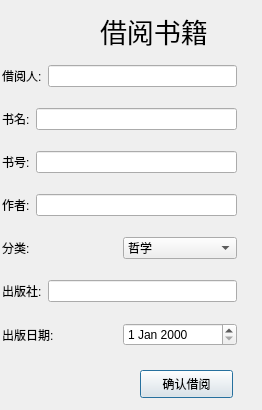
<?xml version="1.0" encoding="UTF-8"?>
<ui version="4.0">
 <class>Dialog</class>
 <widget class="QDialog" name="Dialog">
  <property name="geometry">
   <rect>
    <x>0</x>
    <y>0</y>
    <width>262</width>
    <height>410</height>
   </rect>
  </property>
  <property name="windowTitle">
   <string>Dialog</string>
  </property>
  <widget class="QPushButton" name="pushButton">
   <property name="geometry">
    <rect>
     <x>140</x>
     <y>370</y>
     <width>93</width>
     <height>28</height>
    </rect>
   </property>
   <property name="text">
    <string>确认借阅</string>
   </property>
  </widget>
  <widget class="QLabel" name="label_9">
   <property name="geometry">
    <rect>
     <x>100</x>
     <y>0</y>
     <width>131</width>
     <height>61</height>
    </rect>
   </property>
   <property name="font">
    <font>
     <family>华文行楷</family>
     <pointsize>20</pointsize>
    </font>
   </property>
   <property name="text">
    <string>借阅书籍</string>
   </property>
  </widget>
  <widget class="QWidget" name="">
   <property name="geometry">
    <rect>
     <x>2</x>
     <y>50</y>
     <width>235</width>
     <height>311</height>
    </rect>
   </property>
   <layout class="QVBoxLayout" name="verticalLayout">
    <item>
     <layout class="QHBoxLayout" name="horizontalLayout">
      <item>
       <widget class="QLabel" name="label">
        <property name="text">
         <string>借阅人:</string>
        </property>
       </widget>
      </item>
      <item>
       <widget class="QLineEdit" name="lineEdit_5"/>
      </item>
     </layout>
    </item>
    <item>
     <layout class="QHBoxLayout" name="horizontalLayout_2">
      <item>
       <widget class="QLabel" name="label_2">
        <property name="text">
         <string>书名:</string>
        </property>
       </widget>
      </item>
      <item>
       <widget class="QLineEdit" name="lineEdit"/>
      </item>
     </layout>
    </item>
    <item>
     <layout class="QHBoxLayout" name="horizontalLayout_3">
      <item>
       <widget class="QLabel" name="label_3">
        <property name="text">
         <string>书号:</string>
        </property>
       </widget>
      </item>
      <item>
       <widget class="QLineEdit" name="lineEdit_2"/>
      </item>
     </layout>
    </item>
    <item>
     <layout class="QHBoxLayout" name="horizontalLayout_4">
      <item>
       <widget class="QLabel" name="label_4">
        <property name="text">
         <string>作者:</string>
        </property>
       </widget>
      </item>
      <item>
       <widget class="QLineEdit" name="lineEdit_3"/>
      </item>
     </layout>
    </item>
    <item>
     <layout class="QHBoxLayout" name="horizontalLayout_5">
      <item>
       <widget class="QLabel" name="label_6">
        <property name="text">
         <string>分类:</string>
        </property>
       </widget>
      </item>
      <item>
       <widget class="QComboBox" name="comboBox">
        <item>
         <property name="text">
          <string>哲学</string>
         </property>
        </item>
        <item>
         <property name="text">
          <string>教育</string>
         </property>
        </item>
        <item>
         <property name="text">
          <string>体育</string>
         </property>
        </item>
        <item>
         <property name="text">
          <string>语言文字</string>
         </property>
        </item>
        <item>
         <property name="text">
          <string>艺术</string>
         </property>
        </item>
        <item>
         <property name="text">
          <string>历史</string>
         </property>
        </item>
        <item>
         <property name="text">
          <string>地理</string>
         </property>
        </item>
        <item>
         <property name="text">
          <string>天文学</string>
         </property>
        </item>
        <item>
         <property name="text">
          <string>生物学</string>
         </property>
        </item>
        <item>
         <property name="text">
          <string>医学卫生</string>
         </property>
        </item>
        <item>
         <property name="text">
          <string>农业</string>
         </property>
        </item>
        <item>
         <property name="text">
          <string>军事</string>
         </property>
        </item>
        <item>
         <property name="text">
          <string>社会科学</string>
         </property>
        </item>
        <item>
         <property name="text">
          <string>经济</string>
         </property>
        </item>
        <item>
         <property name="text">
          <string>文化</string>
         </property>
        </item>
        <item>
         <property name="text">
          <string>政治</string>
         </property>
        </item>
       </widget>
      </item>
     </layout>
    </item>
    <item>
     <layout class="QHBoxLayout" name="horizontalLayout_6">
      <item>
       <widget class="QLabel" name="label_7">
        <property name="text">
         <string>出版社:</string>
        </property>
       </widget>
      </item>
      <item>
       <widget class="QLineEdit" name="lineEdit_4"/>
      </item>
     </layout>
    </item>
    <item>
     <layout class="QHBoxLayout" name="horizontalLayout_7">
      <item>
       <widget class="QLabel" name="label_8">
        <property name="text">
         <string>出版日期:</string>
        </property>
       </widget>
      </item>
      <item>
       <widget class="QDateEdit" name="dateEdit"/>
      </item>
     </layout>
    </item>
   </layout>
  </widget>
 </widget>
 <resources/>
 <connections/>
</ui>
